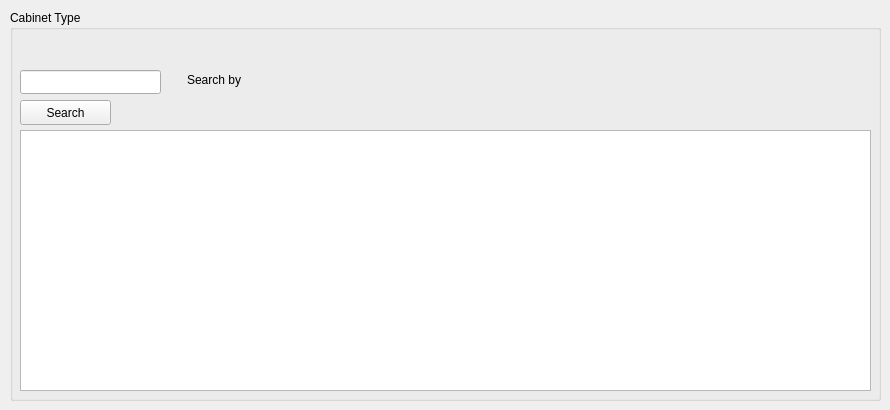
         <widget class="QWidget" name="tab_11">
          <attribute name="title">
           <string>Type</string>
          </attribute>
          <widget class="QGroupBox" name="groupBox_10">
           <property name="geometry">
            <rect>
             <x>10</x>
             <y>10</y>
             <width>871</width>
             <height>391</height>
            </rect>
           </property>
           <property name="title">
            <string>Cabinet Type</string>
           </property>
           <widget class="QTableWidget" name="tableWidget_6">
            <property name="geometry">
             <rect>
              <x>10</x>
              <y>120</y>
              <width>851</width>
              <height>261</height>
             </rect>
            </property>
            <property name="sizeAdjustPolicy">
             <enum>QAbstractScrollArea::AdjustToContents</enum>
            </property>
            <property name="editTriggers">
             <set>QAbstractItemView::DoubleClicked</set>
            </property>
            <property name="selectionMode">
             <enum>QAbstractItemView::SingleSelection</enum>
            </property>
            <property name="selectionBehavior">
             <enum>QAbstractItemView::SelectRows</enum>
            </property>
            <attribute name="verticalHeaderVisible">
             <bool>false</bool>
            </attribute>
           </widget>
           <widget class="QLineEdit" name="lineEdit_20">
            <property name="geometry">
             <rect>
              <x>10</x>
              <y>60</y>
              <width>141</width>
              <height>24</height>
             </rect>
            </property>
           </widget>
           <widget class="QLabel" name="label_27">
            <property name="geometry">
             <rect>
              <x>150</x>
              <y>60</y>
              <width>81</width>
              <height>20</height>
             </rect>
            </property>
            <property name="text">
             <string>Search by</string>
            </property>
            <property name="alignment">
             <set>Qt::AlignRight|Qt::AlignTrailing|Qt::AlignVCenter</set>
            </property>
           </widget>
           <widget class="QPushButton" name="pushButton_17">
            <property name="geometry">
             <rect>
              <x>10</x>
              <y>90</y>
              <width>91</width>
              <height>25</height>
             </rect>
            </property>
            <property name="text">
             <string>Search</string>
            </property>
           </widget>
          </widget>
         </widget>
